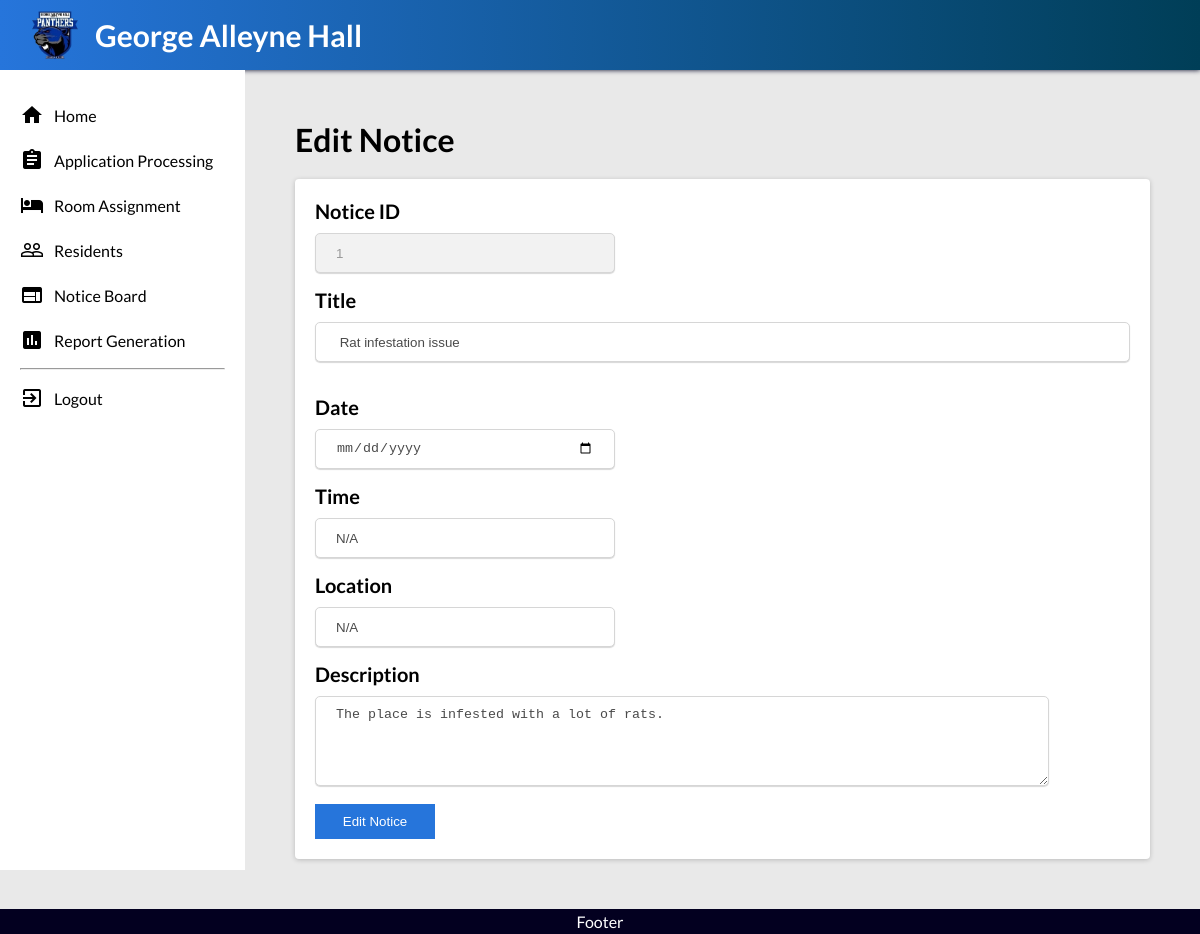
Page /pages/editNotice.php?id=1 (signed in) on the committed database.
### tables this page shows
CREATE TABLE `Notices` (
  `id` int(11) NOT NULL auto_increment,
  `author` int(11) NOT NULL,
  `post_date` date NOT NULL,
  `title` varchar(100) NOT NULL default ' ',
  `date` date NULL,
  `time` varchar(100) NOT NULL default ' ',
  `location` varchar(100) NOT NULL default ' ',
  `description` varchar(4000) NOT NULL default ' ',
PRIMARY KEY (`id`)
);

### pages/classAutoloader.php (called while the page is built, shortened)
<?php
function myAutoLoader($className){
    $path = "../classes/";
    $extension = ".class.php";
    $fullPath = $path.$className.$extension;
}
?>

### classes/DB.class.php (called while the page is built, shortened)
<?php
class DB {
    private $host = 'localhost';
    private $username = 'root';
    private $password = '';
    private $dbname = 'georgealleyne';
    public function connect() {
        $conn = new PDO("mysql:host=$this->host;dbname=$this->dbname;charset=utf8mb4", $this->username, $this->password);
        return $conn;
    }
}

### classes/NoticeBoard.class.php (called while the page is built, shortened)
<?php
class NoticeBoard {
    private $db;
    private $noticeList;
    public function __construct() {
        $this->db = new DB();
        $this->noticeList = $this->getAllNotices();
    }
    public function getAllNotices() {
        $stmt = $this->db->connect()->prepare("SELECT * FROM notices");
        $stmt->execute();
        $results = $stmt->fetchAll(PDO::FETCH_ASSOC);
        $noticeList = [];
        foreach ($results as $row){
            $stmt2 = $this->db->connect()->prepare("SELECT * FROM residents WHERE `Resident ID` = :residentID");
            $stmt2->bindValue(':residentID', $row['author'], PDO::PARAM_STR);
            $stmt2->execute();
            $results2 = $stmt2->fetchAll(PDO::FETCH_ASSOC)[0];
            $author = new Resident(
                $results2['First Name'], $results2['Last Name'], $results2['Middle Initial'], $results2['Resident ID'], $results2['Position'],
                $results2['DOB'], $results2['Nationality'], $results2['Gender'], $results2['Marital Status'], $results2['Family Type'], $results2['Home Address'],
                $results2['Mailing Address'], $results2['Email Address'], $results2['Phone Number'], $results2['ID Number'], $results2['Contact Name'],
                $results2['Contact Relationship'], $results2['Contact Telephone'], $results2['Contact Address'], $results2['Contact Email'], $results2['Level of Study'],
                $results2['Year of Study'], $results2['Programme Name'], $results2['Faculty Name'], $results2['Name of School'], $results2['Room Number']
            );
            $notice = new Notice(
              $row['id'], $author, $row['post_date'], $row['title'], $row['date'],
              $row['time'], $row['location'], $row['description']
            );
            array_push($noticeList, $notice);
        }
        return $noticeList;
    }
    public function findNotice($noticeID) {
        $found = false;
        $index = 0;
        foreach ($this->noticeList as $notice) {
            if($notice->getNoticeID() == $noticeID){
              $found = true;
              break;
            }
            $index = $index + 1;
        }
        if ($found == false) {
            return null;
        }
        else {
            return $this->noticeList[$index];
        }
    }
}
?>

### classes/Notice.class.php (called while the page is built, shortened)
<?php
class Notice {
    private $noticeID;
    private $noticeDetails;
    public function __construct($noticeID, $author, $postDate, $title, $date, $time, $location, $description) {
        $this->noticeID = $noticeID;
        $this->noticeDetails = new NoticeDetails($title, $date, $time, $description, $location);
    }
    public function getNoticeID() {
        return $this->noticeID;
    }
    public function getNoticeDetails() {
        return $this->noticeDetails;
    }
}
?>

### classes/NoticeDetails.class.php (called while the page is built, shortened)
<?php
class NoticeDetails {
    private $title;
    private $date;
    private $time;
    private $description;
    private $location;
    public function __construct(
        $title, $date, $time, $description, $location
    )
    {
        $this->title = $title;
        $this->date = $date;
        $this->time = $time;
        $this->description = $description;
        $this->location = $location;
    }
    public function getTitle() {
        return $this->title;
    }
    public function getDate() {
        return $this->date;
    }
    public function getTime() {
        return $this->time;
    }
    public function getDescription() {
        return $this->description;
    }
    public function getLocation() {
        return $this->location;
    }
}
?>

### pages/editNotice.php (the view, shortened to what this page needs)
<?php
include 'classAutoloader.php';
$noticeBoard = new NoticeBoard();
$notice_to_view = $noticeBoard->findNotice($_GET['id']);
?>
<!DOCTYPE html>
<html lang="en">
<head>
    <link rel="stylesheet" href="css/main.css">
    <link rel="stylesheet" href="css/editNotice.css">
</head>
<body>
    <?php include '_header.php'; ?>
    <div class="container">
        <?php include '_navigation.php'; ?>
        <main>
            <header>
                <h1 class="title">Edit Notice</h1>
            </header>
            <section>
                <form>
                    <label>Notice ID</label>
                    <input disabled type="text" name="notice-id" id="notice-id" value="<?php echo $notice_to_view->getNoticeID(); ?>">
                    <label>Title</label>
                    <input type="text" class="notice-title" name="notice-title" id="notice-title"
                        value="<?php echo $notice_to_view->getNoticeDetails()->getTitle(); ?>"
                    >
                    <label>Date</label>
                    <input type="date" name="date" id="date"
                        <?php
                            $date = $notice_to_view->getNoticeDetails()->getDate();
                            $dateVal = "";
                            if($date == null || trim($date) == ""){
                                $dateVal = "";
                            }
                            else{
                                $dateVal = $date;
                            }
                        ?>
                        value="<?php echo $dateVal; ?>"
                    >
                    <label>Time</label>
                    <input type="text" name="time" id="time"
                        <?php
                            $time = $notice_to_view->getNoticeDetails()->getTime();
                            $timeVal = "";
                            if($time == null || trim($time) == ""){
                                $timeVal = "N/A";
                            }
                            else{
                                $timeVal =  $time;
                            }
                        ?>
                        value="<?php echo $timeVal; ?>"
                    >
                    <label>Location</label>
                    <input type="text" name="location" id="location"
                        <?php
                            $location = $notice_to_view->getNoticeDetails()->getLocation();
                            $locationVal = "";
                            if($location == null || trim($location) == ""){
                                $locationVal = "N/A";
                            }
                            else{
                                $locationVal = $location;
                            }
                        ?>
                        value="<?php echo $locationVal; ?>"
                    >
                    <label>Description</label>
                    <?php
                        $description = $notice_to_view->getNoticeDetails()->getDescription();
                        $descriptionVal = "";
                        if($description == null || trim($description) == ""){
                            $descriptionVal = "N/A";
                        }
                        else{
                            $descriptionVal = $description;
                        }
                    ?>
                    <textarea name="description" id="description" cols="30" rows="10"><?php echo $descriptionVal; ?></textarea>
                    <div class="controls">
                        <button type="submit">Edit Notice</button>
                    </div>
                </form>
            </section>
        </main>
    </div>
    <?php include '_footer.php' ?>
</body>
</html>

### pages/css/main.css (style rules this page uses)
* { -moz-box-sizing: border-box; -webkit-box-sizing: border-box; box-sizing: border-box; }
body { margin: 0; background-color: rgb(233, 233, 233); font-family: 'Lato', sans-serif; }
h1, h2, h3, h4, h5, p { margin: 0; }
a, button { cursor: pointer; }
.container { display: flex; }
main { padding: 50px; width: 100%; box-shadow: 0 0 10px rgba(black, black, black, 0.5); }
header { display: flex; justify-content: space-between; }
.title { margin-bottom: 20px; font-weight: bold; }
section { background-color: white; padding: 20px; width: 100%; box-shadow: 0px 1px 5px rgba(0, 0, 0, 0.2); border-radius: 4px; }

### pages/css/editNotice.css (style rules this page uses)
label { display: block; font-size: 20px; font-weight: 600; margin-bottom: 10px; }
input { width: 100%; height: 40px; margin-bottom: 15px; padding: 10px 20px 10px 20px; border-radius: 5px; border: 1px solid rgb(214, 214, 214); box-shadow: 0px 1px 1px rgba(0, 0, 0, 0.16); color: #4A4A4A; outline-color: rgba(0,113,156,1); }
#date, #time, #location, #notice-id { max-width: 300px; }
input:disabled { background-color: #f2f2f2; color: #999999; cursor: not-allowed; }
textarea { width: 90%; height: 90px; margin-bottom: 15px; padding: 10px 20px 10px 20px; border-radius: 5px; border: 1px solid rgb(214, 214, 214); box-shadow: 0px 1px 1px rgba(0, 0, 0, 0.16); color: #4A4A4A; outline-color: rgba(0,113,156,1); resize: vertical; }
button { width: 120px; height: 35px; color: white; background-color: rgb(38, 117, 219); border: 0; transition: 0.2s; }

### rows in the picture
notices: notice-id "1", notice-title "Rat infestation issue", time "N/A", location "N/A", description "The place is infested with a lot of rats."
